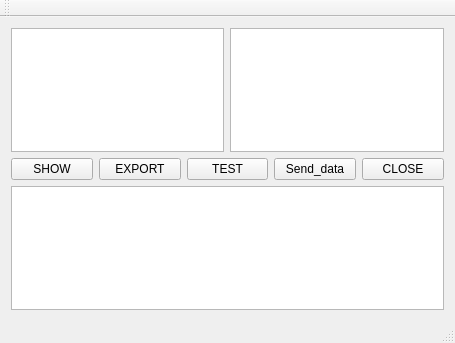
<?xml version="1.0" encoding="UTF-8"?>
<ui version="4.0">
 <class>MainWindow</class>
 <widget class="QMainWindow" name="MainWindow">
  <property name="geometry">
   <rect>
    <x>0</x>
    <y>0</y>
    <width>455</width>
    <height>343</height>
   </rect>
  </property>
  <property name="windowTitle">
   <string>MainWindow</string>
  </property>
  <widget class="QWidget" name="centralWidget">
   <layout class="QGridLayout" name="gridLayout">
    <item row="0" column="0">
     <layout class="QVBoxLayout" name="verticalLayout">
      <item>
       <layout class="QHBoxLayout" name="horizontalLayout">
        <item>
         <widget class="QTableView" name="tableView_3"/>
        </item>
        <item>
         <widget class="QPlainTextEdit" name="plainTextEdit_2"/>
        </item>
       </layout>
      </item>
      <item>
       <layout class="QHBoxLayout" name="horizontalLayout_2">
        <item>
         <widget class="QPushButton" name="pushButton_2">
          <property name="text">
           <string>SHOW</string>
          </property>
         </widget>
        </item>
        <item>
         <widget class="QPushButton" name="EXCELL">
          <property name="text">
           <string>EXPORT</string>
          </property>
         </widget>
        </item>
        <item>
         <widget class="QPushButton" name="TESTT">
          <property name="text">
           <string>TEST</string>
          </property>
         </widget>
        </item>
        <item>
         <widget class="QPushButton" name="Send_data">
          <property name="text">
           <string>Send_data</string>
          </property>
         </widget>
        </item>
        <item>
         <widget class="QPushButton" name="pushButton">
          <property name="text">
           <string>CLOSE</string>
          </property>
         </widget>
        </item>
       </layout>
      </item>
     </layout>
    </item>
    <item row="1" column="0">
     <widget class="QTableView" name="tableView_unique"/>
    </item>
   </layout>
  </widget>
  <widget class="QMenuBar" name="menuBar">
   <property name="geometry">
    <rect>
     <x>0</x>
     <y>0</y>
     <width>455</width>
     <height>21</height>
    </rect>
   </property>
  </widget>
  <widget class="QToolBar" name="mainToolBar">
   <attribute name="toolBarArea">
    <enum>TopToolBarArea</enum>
   </attribute>
   <attribute name="toolBarBreak">
    <bool>false</bool>
   </attribute>
  </widget>
  <widget class="QStatusBar" name="statusBar"/>
 </widget>
 <layoutdefault spacing="6" margin="11"/>
 <resources/>
 <connections/>
</ui>
